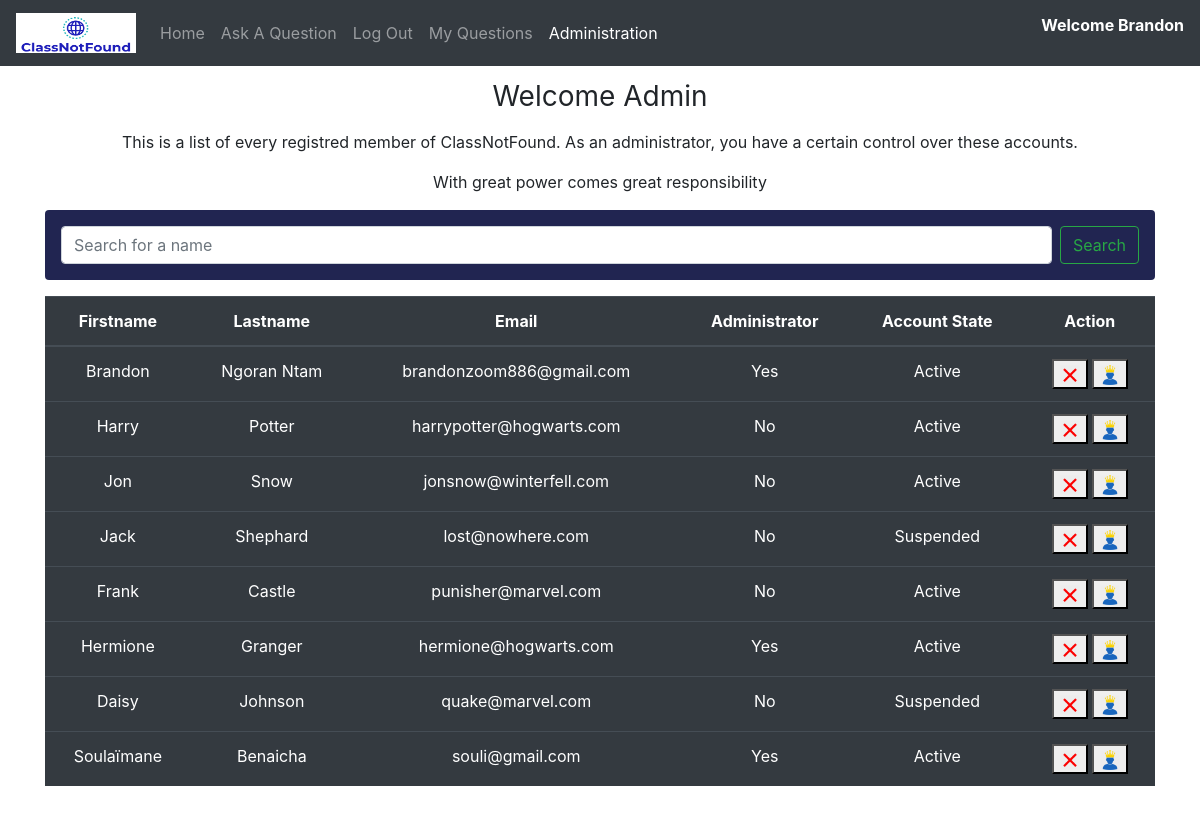
The app's page /index.php?action=admin (signed in) with its own data.
### tables this page shows
CREATE TABLE IF NOT EXISTS `users` (
  `user_id` int(11) NOT NULL AUTO_INCREMENT,
  `first_name` varchar(255) NOT NULL,
  `last_name` varchar(255) NOT NULL,
  `email` varchar(255) NOT NULL,
  `password` varchar(255) NOT NULL,
  `admin` tinyint(1) NOT NULL,
  `state` set('Active','Suspended') NOT NULL,
  `image` varchar(255) DEFAULT NULL,
  PRIMARY KEY (`user_id`)
);

### index.php (called while the page is built, shortened)
<?php
require_once(VIEWS_PATH.'header.php');
require_once ('models/Db.php');
$db = Db::getInstancce();
switch ($_GET['action']){
    case "admin":
        require_once ('controllers/AdminController.php');
        $controller = new AdminController($db);
        break;
}
$controller->run();
require_once(VIEWS_PATH.'footer.php');
?>

### models/Db.php (called while the page is built, shortened)
<?php
class Db
{
    private $_db;
    private function __construct()
    {
        try {
            $array= parse_ini_file('config/config.ini');
            $this->_db = new PDO($array['db_name'],$array['db_user'],$array['db_password']);
            $this->_db->setAttribute(PDO::ATTR_ERRMODE, PDO::ERRMODE_EXCEPTION);
            $this->_db->setAttribute(PDO::ATTR_DEFAULT_FETCH_MODE, PDO::FETCH_OBJ);
        } catch (PDOException $e) {
            die('Erreur de connexion à la base de données : ' . $e->getMessage());
        }
    }
    public function select_members()
    {
        $array = array();
        $query = 'SELECT * FROM users';
        $ps = $this->_db->prepare($query);
        $ps->execute();
        if ($ps->rowCount() != 0) {
            while ($row = $ps->fetch()) {
                $array[] = new User($row->user_id, $row->first_name, $row->last_name, $row->email, $row->password, $row->admin, $row->state, $row->image);
            }
        }
        return $array;
    }
}

### models/User.php (called while the page is built, shortened)
<?php
class User
{
    private $_firstName;
    private $_lastName;
    private $_email;
    private $_isAdmin;
    private $_state;
    public function __construct($userId,$firstName, $lastName, $email, $password, $isAdmin, $state, $image)
    {
        $this->_firstName = $firstName;
        $this->_lastName = $lastName;
        $this->_email = $email;
        $this->_isAdmin = $isAdmin;
        $this->_state = $state;
    }
    public function getFirstName()
    {
        return htmlspecialchars($this->_firstName);
    }
    public function getLastName()
    {
        return htmlspecialchars($this->_lastName);
    }
    public function getEmail()
    {
        return $this->_email;
    }
    public function getisAdmin()
    {
        return $this->_isAdmin;
    }
    public function getState()
    {
        return $this->_state;
    }
}

### views/admin.php (the view, shortened to what this page needs)
<section>
    <div class="text-center container  ">
        <h1 class="h3 mb-3 font-weight-normal">Welcome Admin </h1>
        <p>This is a list of every registred member of ClassNotFound. As an administrator, you have a certain control
            over these accounts.</p>
        <p>With great power comes great responsibility</p>
        <form action=index.php?action=admin method="post">
            <div class="d-flex align-items-center p-3 my-3 text-white-50 bg-purple rounded box-shadow red">
                <input class="form-control mr-sm-2" type="text" name="UserSearchbar" placeholder="Search for a name"
                       aria-label="Search">
                <input class="btn btn-outline-success my-2 my-sm-0" type="submit" value="Search">
            </div>
        </form>
        <table class="table table-dark table-hover">
            <thead>
            <tr>
                <th>Firstname</th>
                <th>Lastname</th>
                <th>Email</th>
                <th>Administrator</th>
                <th>Account State</th>
                <th>Action</th>
            </tr>
            </thead>
            <tbody>
            <?php for ($i = 0; $i < count($arrayOfUsers); $i++) { ?>
                <tr>
                    <td><?php echo $arrayOfUsers[$i]->getFirstName() ?></td>
                    <td><?php echo $arrayOfUsers[$i]->getLastName() ?></td>
                    <td><?php echo $arrayOfUsers[$i]->getEmail() ?></td>
                    <td><?php if ($arrayOfUsers[$i]->getIsAdmin() == 1) {
                            echo 'Yes';
                        } else {
                            echo 'No';
                        } ?></td>
                    <td><?php echo $arrayOfUsers[$i]->getState() ?></td>
                    <td>
                        <form action=index.php?action=admin method="post">
                            <button type="submit" name="suspension" value="<?php echo $arrayOfUsers[$i]->getEmail() ?>">
                                <img src="views/images/39-512.png" alt="Suspension button" width="20px">
                            </button>
                            <button type="submit" name="becomeAdmin"
                                    value="<?php echo $arrayOfUsers[$i]->getEmail() ?>">
                                <img src="views/images/admin_add_user_edit_delete-512.png" alt="Admin button"
                                     width="20px">
                            </button>
                        </form>
                    </td>
                </tr>
            <?php } ?>
            </tbody>
        </table>
    </div>
</section>

### views/css/Style.css (style rules this page uses)
.red { background-color: rgb(33, 37, 81); }
body { margin: 0px; padding-top: 80px; height: 100%; }

### records on screen
users: first_name "Brandon", last_name "Ngoran Ntam", email "brandonzoom886@gmail.com", admin "Yes", state "Active"
users: first_name "Harry", last_name "Potter", email "harrypotter@hogwarts.com", admin "No", state "Active"
users: first_name "Jon", last_name "Snow", email "jonsnow@winterfell.com", admin "No", state "Active"
users: first_name "Jack", last_name "Shephard", email "lost@nowhere.com", admin "No", state "Suspended"
users: first_name "Frank", last_name "Castle", email "punisher@marvel.com", admin "No", state "Active"
users: first_name "Hermione", last_name "Granger", email "hermione@hogwarts.com", admin "Yes", state "Active"
users: first_name "Daisy", last_name "Johnson", email "quake@marvel.com", admin "No", state "Suspended"
users: first_name "Soulaïmane", last_name "Benaicha", email "souli@gmail.com", admin "Yes", state "Active"

### other values on screen
$login_session "Brandon"
